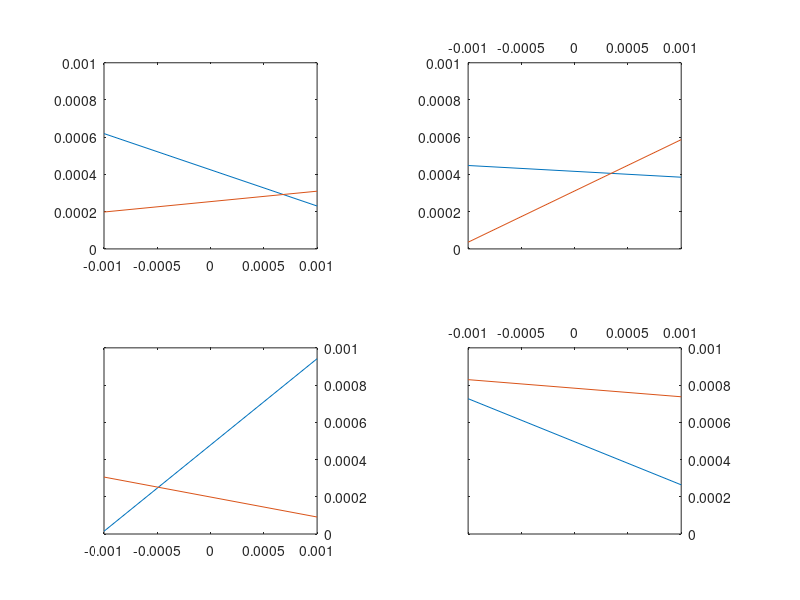

MATLAB code to generate this figure: (Note: this script raises an error after producing the figure.)
%% Preamble -- not to appear in userguide
hfig = figure;
set(hfig,'units','centimeters','NumberTitle','off','Name','ex17');
pos = get(hfig,'position');
set(hfig,'position',[pos(1:2),12,12]);
%% Everything below appears in userguide
subplot(2,2,1),plot([-1e-3 1e-3],1e-3*rand(2));
axis([-1e-3 1e-3 0 1e-3]);
set(gca,'xaxislocation','bottom','yaxislocation','left');
%
subplot(2,2,2),plot([-1e-3 1e-3],1e-3*rand(2));
axis([-1e-3 1e-3 0 1e-3]);
set(gca,'xaxislocation','top','yaxislocation','left');
%
subplot(2,2,3),plot([-1e-3 1e-3],1e-3*rand(2));
axis([-1e-3 1e-3 0 1e-3]);
set(gca,'xaxislocation','bottom','yaxislocation','right');
%
subplot(2,2,4),plot([-1e-3 1e-3],1e-3*rand(2));
axis([-1e-3 1e-3 0 1e-3]);
set(gca,'xaxislocation','top','yaxislocation','right');
%% The following is excluded from userguide
matlabfrag('graphics/ex17');